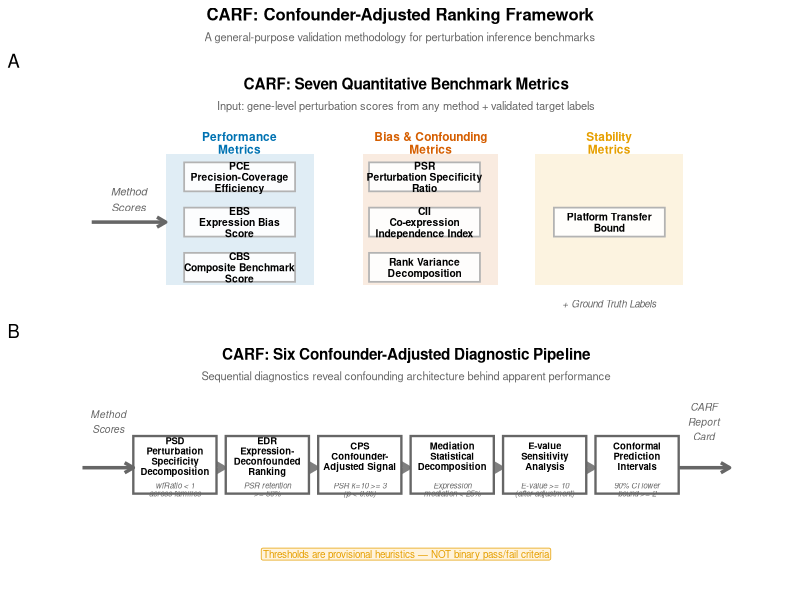

The R source for this figure:
#!/usr/bin/env Rscript
# =============================================================================
# Figure 1: CARF Framework Overview (GigaScience — 170mm full-width)
# Panel A: Seven quantitative metrics with definitions
# Panel B: Six diagnostic pipeline with decision flow
# Okabe-Ito palette, shape encoding, >= 8pt fonts, 300 DPI
# =============================================================================
suppressMessages(library(ggplot2))
suppressMessages(library(patchwork))

# ---- Paths ----
if (basename(getwd()) == "code") {
  PROJ_DIR <- dirname(getwd())
} else {
  PROJ_DIR <- getwd()
}
FIG_DIR  <- file.path(PROJ_DIR, "figures_gigascience")
dir.create(FIG_DIR, showWarnings = FALSE, recursive = TRUE)
FULL_WIDTH_IN <- 6.7   # 170mm
DPI <- 300

cat(sprintf("Figure output dir: %s (%.1fin wide)\n", FIG_DIR, FULL_WIDTH_IN))

# ---- Okabe-Ito palette ----
blue   <- "#0072B2"
orange <- "#E69F00"
green  <- "#009E73"
red    <- "#D55E00"

# ===========================================================================
# Panel A: CARF Metrics Overview (7 metrics in 3 groups)
# ===========================================================================
cat("Building Figure 1A: CARF Metrics...\n")

metric_nodes <- data.frame(
  x    = c(1, 2.5, 1, 2.5, 1, 2.5, 4),
  y    = c(3, 3, 2, 2, 1, 1, 2),
  label = c("PCE\nPrecision-Coverage\nEfficiency",
            "PSR\nPerturbation Specificity\nRatio",
            "EBS\nExpression Bias\nScore",
            "CII\nCo-expression\nIndependence Index",
            "CBS\nComposite Benchmark\nScore",
            "Rank Variance\nDecomposition",
            "Platform Transfer\nBound"),
  group = c("Performance", "Performance", "Bias", "Bias",
            "Summary", "Stability", "Stability"),
  stringsAsFactors = FALSE
)

metric_groups <- data.frame(
  xmin  = c(0.4, 2.0, 3.4),
  xmax  = c(1.6, 3.1, 4.6),
  ymin  = c(0.6, 0.6, 0.6),
  ymax  = c(3.5, 3.5, 3.5),
  label = c("Performance\nMetrics", "Bias & Confounding\nMetrics", "Stability\nMetrics"),
  fill  = c(blue, red, orange),
  stringsAsFactors = FALSE
)

p1a <- ggplot() +
  geom_rect(data = metric_groups,
            aes(xmin = xmin, xmax = xmax, ymin = ymin, ymax = ymax, fill = fill),
            alpha = 0.12, color = NA) +
  geom_rect(data = metric_nodes,
            aes(xmin = x - 0.45, xmax = x + 0.45, ymin = y - 0.32, ymax = y + 0.32),
            fill = "white", color = "grey70", linewidth = 0.6, alpha = 0.9) +
  geom_text(data = metric_nodes, aes(x = x, y = y, label = label),
            size = 2.6, fontface = "bold", lineheight = 0.9) +
  geom_text(data = metric_groups,
            aes(x = (xmin + xmax) / 2, y = ymax + 0.25, label = label),
            size = 3, fontface = "bold", lineheight = 0.9,
            color = c(blue, red, orange)) +
  scale_fill_identity() +
  annotate("segment", x = -0.2, xend = 0.4, y = 2, yend = 2,
           arrow = arrow(length = unit(0.1, "inches")), linewidth = 1.2, color = "grey40") +
  annotate("text", x = 0.1, y = 2.5, label = "Method\nScores", size = 2.8,
           fontface = "italic", color = "grey40") +
  annotate("text", x = 4, y = 0.2, label = "+ Ground Truth Labels",
           size = 2.5, color = "grey40", fontface = "italic") +
  labs(title = "CARF: Seven Quantitative Benchmark Metrics",
       subtitle = "Input: gene-level perturbation scores from any method + validated target labels") +
  xlim(-0.5, 5.2) + ylim(0, 4.2) +
  theme_void() +
  theme(plot.title    = element_text(face = "bold", size = 11, hjust = 0.5),
        plot.subtitle = element_text(size = 8, hjust = 0.5, color = "grey40"))

# ===========================================================================
# Panel B: CARF Diagnostic Pipeline
# ===========================================================================
cat("Building Figure 1B: CARF Diagnostic Pipeline...\n")

diag_nodes <- data.frame(
  x    = 1:6,
  y    = rep(2.5, 6),
  label = c("PSD\nPerturbation\nSpecificity\nDecomposition",
            "EDR\nExpression-\nDeconfounded\nRanking",
            "CPS\nConfounder-\nAdjusted Signal",
            "Mediation\nStatistical\nDecomposition",
            "E-value\nSensitivity\nAnalysis",
            "Conformal\nPrediction\nIntervals"),
  pass  = c("wfRatio < 1\nacross families", "PSR retention\n>= 50%",
            "PSR k=10 >= 3\n(p < 0.05)", "Expression\nmediation < 25%",
            "E-value >= 10\n(after adjustment)", "90% CI lower\nbound >= 2"),
  stringsAsFactors = FALSE
)

arrows_df <- data.frame(
  x    = 1:5 + 0.48,
  xend = 2:6 - 0.48,
  y    = rep(2.5, 5),
  yend = rep(2.5, 5)
)

p1b <- ggplot() +
  geom_segment(data = arrows_df, aes(x = x, xend = xend, y = y, yend = yend),
               arrow = arrow(length = unit(0.12, "inches")),
               linewidth = 1.8, color = "grey50") +
  geom_rect(data = diag_nodes,
            aes(xmin = x - 0.45, xmax = x + 0.45, ymin = y - 0.45, ymax = y + 0.55),
            fill = "white", color = "grey40", linewidth = 0.8) +
  geom_text(data = diag_nodes, aes(x = x, y = y + 0.2, label = label),
            size = 2.4, fontface = "bold", lineheight = 0.9) +
  geom_text(data = diag_nodes, aes(x = x, y = y - 0.38, label = pass),
            size = 2, color = "grey40", fontface = "italic", lineheight = 0.85) +
  annotate("segment", x = 0, xend = 0.55, y = 2.5, yend = 2.5,
           arrow = arrow(length = unit(0.1, "inches")), linewidth = 1.2, color = "grey40") +
  annotate("text", x = 0.28, y = 3.3, label = "Method\nScores", size = 2.6,
           fontface = "italic", color = "grey40") +
  annotate("segment", x = 6.45, xend = 7, y = 2.5, yend = 2.5,
           arrow = arrow(length = unit(0.1, "inches")), linewidth = 1.2, color = "grey40") +
  annotate("text", x = 6.72, y = 3.3, label = "CARF\nReport\nCard", size = 2.6,
           fontface = "italic", color = "grey40") +
  annotate("label", x = 3.5, y = 1,
           label = "Thresholds are provisional heuristics — NOT binary pass/fail criteria",
           size = 2.5, fill = "#FFF3DC", color = "#E69F00",
           label.padding = unit(0.15, "lines")) +
  labs(title = "CARF: Six Confounder-Adjusted Diagnostic Pipeline",
       subtitle = "Sequential diagnostics reveal confounding architecture behind apparent performance") +
  xlim(-0.3, 7.3) + ylim(0.5, 3.8) +
  theme_void() +
  theme(plot.title = element_text(face = "bold", size = 11, hjust = 0.5),
        plot.subtitle = element_text(size = 8, hjust = 0.5, color = "grey40"))

# ===========================================================================
# Combine and save
# ===========================================================================
fig1 <- p1a / p1b + plot_annotation(
  title = "CARF: Confounder-Adjusted Ranking Framework",
  subtitle = "A general-purpose validation methodology for perturbation inference benchmarks",
  tag_levels = "A",
  theme = theme(plot.title    = element_text(face = "bold", size = 12, hjust = 0.5),
                plot.subtitle = element_text(size = 8, hjust = 0.5, color = "grey40"))
)

ggsave(file.path(FIG_DIR, "figure1_carf_overview.pdf"), fig1,
       width = FULL_WIDTH_IN, height = 6.5, dpi = DPI)
cat(sprintf("Saved: figure1_carf_overview.pdf (%.0fmm x 165mm)\n", FULL_WIDTH_IN * 25.4))
cat("Figure 1 complete.\n")
